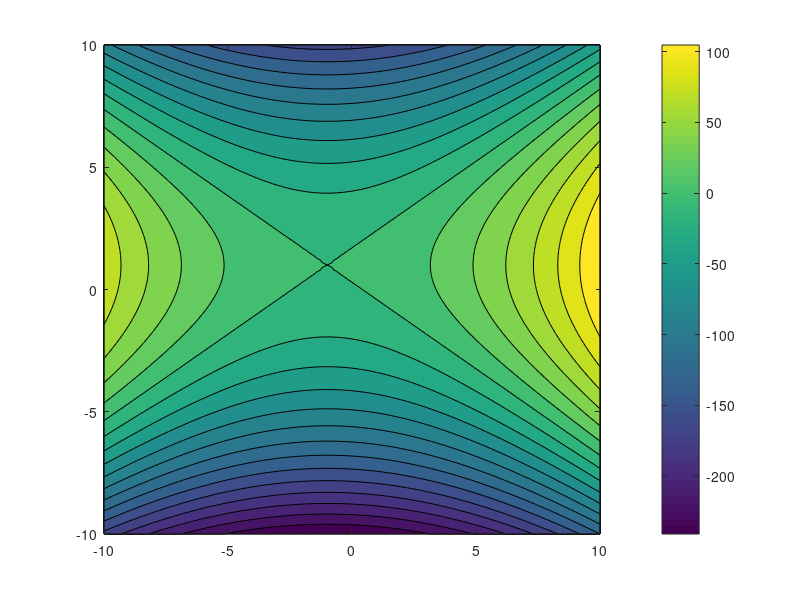

The MATLAB script that drew this image:
%%
%% *ASSIGNMENT 1: EXERCISE 1*
%%
% Part A
close all; clear all

f = @(x,y) 2.*x + 4.*y + x.^2 - 2.*y.^2;
n = 100;
x = linspace(-1,1,n+1);
y = x;
[X,Y] = meshgrid(x,y);
alpha = 10;
figure
[C,h] = contourf(alpha*X, alpha*Y, f(alpha*X,alpha*Y),20);
colorbar();
%%
% Part B
%%
% $f = 2x + 4y + x^2 -2y^2$
%
% $f = (x+1)^2 - 2(y-1)^2 + 1$
%
% $S_c = {(x+1)^2 - 2(y-1)^2 + 1 = c}$ 
%
% $c = 1$ then point $S_1 = {-1,1}$
%
% $c \neq 1$ $S_c = \frac{(x+1)^2}{c-1} - \frac{2(y-1)^2}{c-1} = 1$
%%
% When the constant c is set to 1, we have a single solution at -1,1. Else
% we have a family of hyperbolas dependant on the value of c.
% 
%%
% Part C
%%
% $f(x,y) = 2x + 4y x^2 - 2y^2$
%
% $\frac{\partial f}{\partial x} = 2 + 2x$
%
% $\frac{\partial f}{\partial y} = 4 - 4y$
%
% $\frac{\partial f}{\partial x} = 0$
% 
% $x = -1$
% 
% $\frac{\partial f}{\partial y} = 0$
% 
% $y = 1$
%
% $\frac{\partial^2 f}{\partial x^2} = 2$
%
% $\frac{\partial^2 f}{\partial y^2} = -4$
%
% $\frac{\partial^2 f}{\partial x \partial y} = 0$
%
% $\frac{\partial^2 f}{\partial y \partial x} = 0$

%%
% This point (-1,1) is a stationary point but neither a maxima or minima.
% This point is an saddle point has described by the hessian
% 
%%
%% *ASSIGNMENT 1: EXERCISE 2*
%%
% Part D
%
% $A = B^TB = x^TB^TBx = (Bx)^T(Bx) \geq 0$
%%
% Therefore since this equality holds for all B, A is positive
% semi-definite
%
% s.t. $Ax = \lamda x$ non-negative eigenvalues
% $x^TAx = \lamda x^Tx$
% $\lamda = \frac{x^TAx}{x^Tx}$
% $A = B^TB$
% $\lamda = \frac{x^TB^TBx}{x^Tx}$
% $\lamda = \frac{\norm{Bx}^2}{\norm{x}^2} \geq 0$
% All eigenvalues are non-negative therefore A is postive definite

%%
% Part E
%
% $f(y+\alpha (x-y)) - \alpha f(x) - (1-\alpha)f(y) \leq 0$
%
% If this holds true, then the f(x) is convex.
%
% $(y^T + (\alpha x^T) - (\alpha y)^T)A(y + \alpha x - \alpha y) - \alpha x^TAx - y^TAy + \alpha y^TAy \leq 0$
%
% $\alpha(\alpha-1)(x-y)^TQ(x-y)$
%
% Since alpha is between 0 and 1 and Q is positive semidefinite, the entire term is leq to 0
